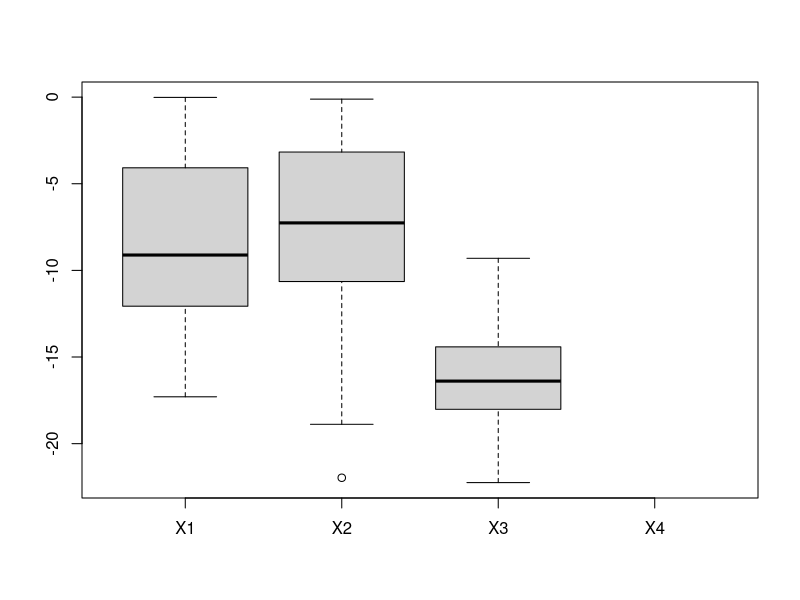

Write the R code that produced this figure.
sampN <- 20

#######################################
###
### linear combination
### p-value ~1
###
w <- rnorm (sampN)
x <- rnorm (sampN)
y <- rnorm (sampN)
z <- rnorm (sampN)

myDat <- data.frame ("A" = x, "B" = y, "val" = x + y + z)

myLm <-
    lm (val ~ A + B + A * B, data = myDat)

anova (myLm)


#######################################
###
### produkt (beide hoch fuer hoch) -> Mischterm
### p-value <<1
### aber auch die anderen reagieren

sampN <- 20

anovaP <-
    t (sapply (1:100, function (l) {
        w <- rnorm (sampN)
        x <- rnorm (sampN)
        y <- rnorm (sampN)
        z <- rnorm (sampN) / 10
        myDat <- data.frame ("A" = x, "B" = y, "val" = y * x + z)
        myLm <-
            lm (val ~ A + B + A * B, data = myDat)
        return (anova (myLm)[["Pr(>F)"]])
    }))
boxplot (data.frame (log10 (anovaP)))

